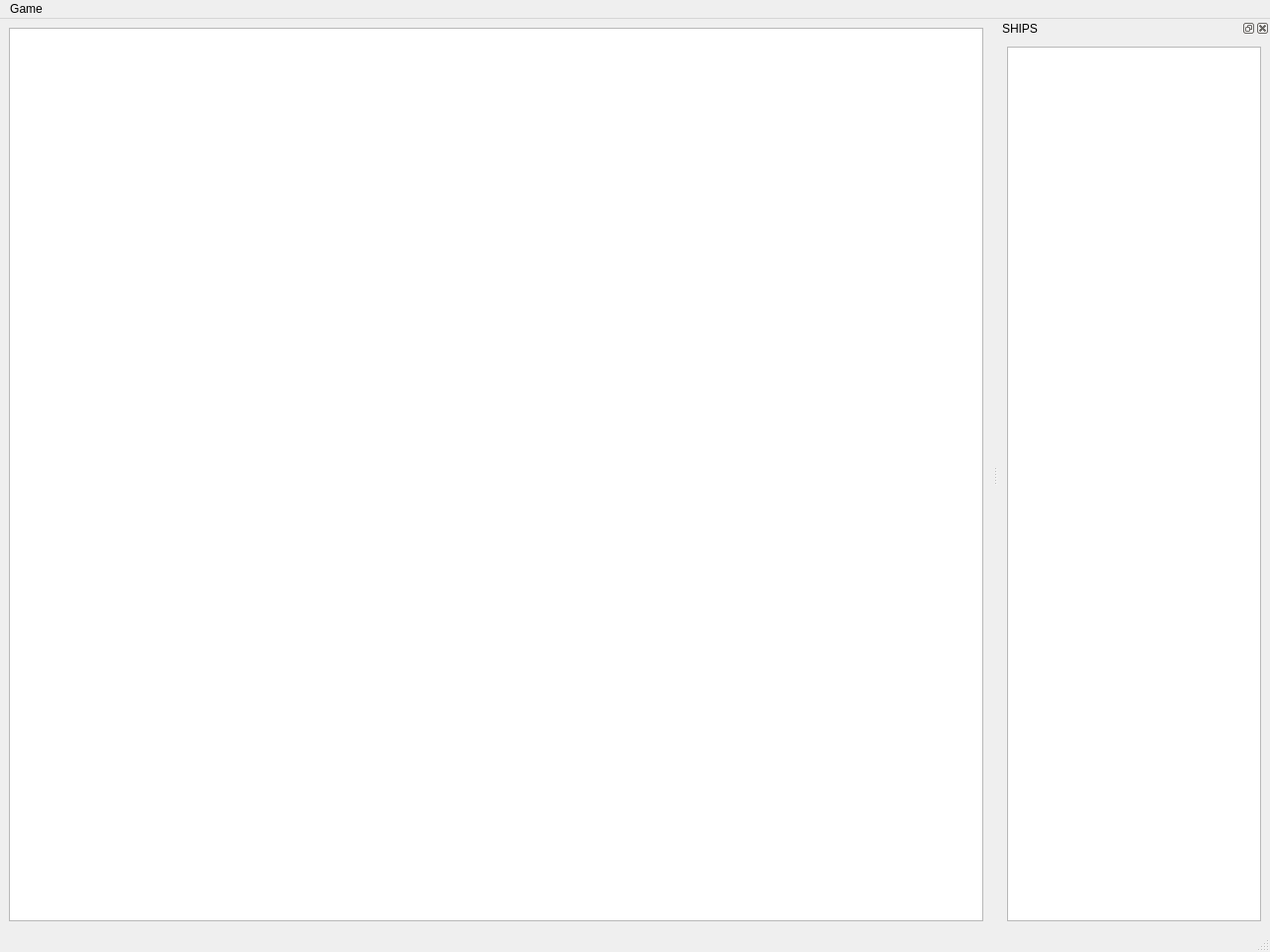
<?xml version="1.0" encoding="UTF-8"?>
<ui version="4.0">
 <class>MainWindow</class>
 <widget class="QMainWindow" name="MainWindow">
  <property name="geometry">
   <rect>
    <x>0</x>
    <y>0</y>
    <width>1280</width>
    <height>960</height>
   </rect>
  </property>
  <property name="windowTitle">
   <string>MainWindow</string>
  </property>
  <widget class="QWidget" name="centralwidget">
   <layout class="QGridLayout" name="gridLayout">
    <item row="0" column="0">
     <widget class="QGraphicsView" name="graphicsView"/>
    </item>
   </layout>
  </widget>
  <widget class="QMenuBar" name="menubar">
   <property name="geometry">
    <rect>
     <x>0</x>
     <y>0</y>
     <width>1280</width>
     <height>21</height>
    </rect>
   </property>
   <widget class="QMenu" name="menuGame">
    <property name="title">
     <string>Game</string>
    </property>
    <addaction name="actionNew_Game"/>
   </widget>
   <addaction name="menuGame"/>
  </widget>
  <widget class="QStatusBar" name="statusbar"/>
  <widget class="QDockWidget" name="playerShipsDW">
   <property name="windowTitle">
    <string>SHIPS</string>
   </property>
   <attribute name="dockWidgetArea">
    <number>2</number>
   </attribute>
   <widget class="QWidget" name="dockWidgetContents">
    <layout class="QGridLayout" name="gridLayout_2">
     <item row="0" column="0">
      <widget class="QListView" name="listView"/>
     </item>
    </layout>
   </widget>
  </widget>
  <action name="actionNew_Game">
   <property name="text">
    <string>New Game</string>
   </property>
  </action>
 </widget>
 <resources/>
 <connections/>
</ui>
